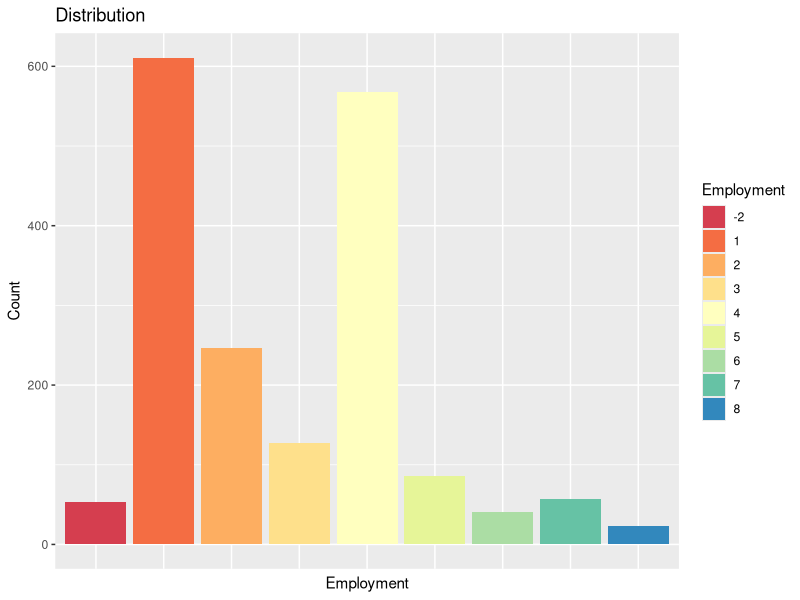
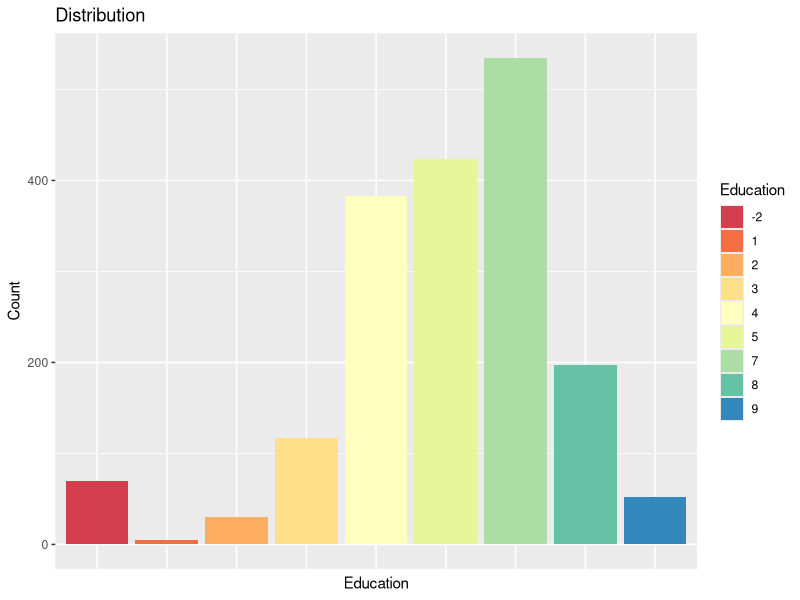
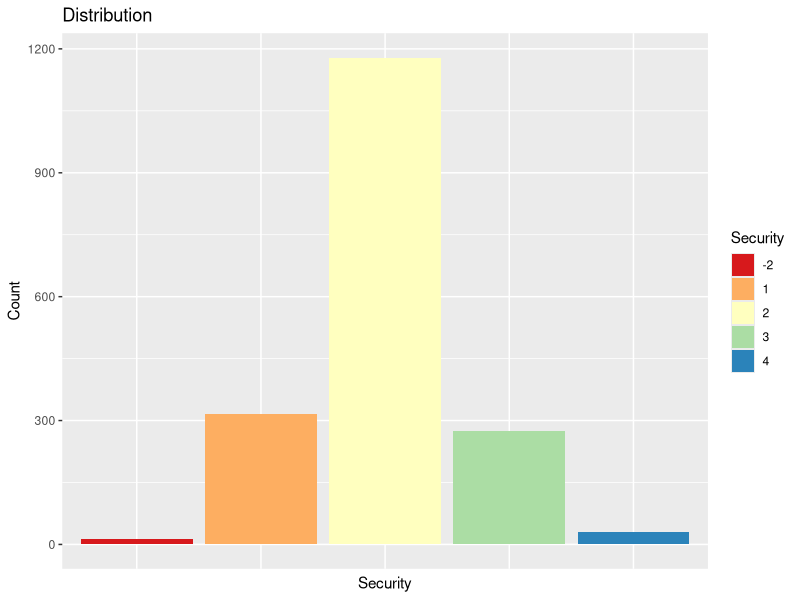
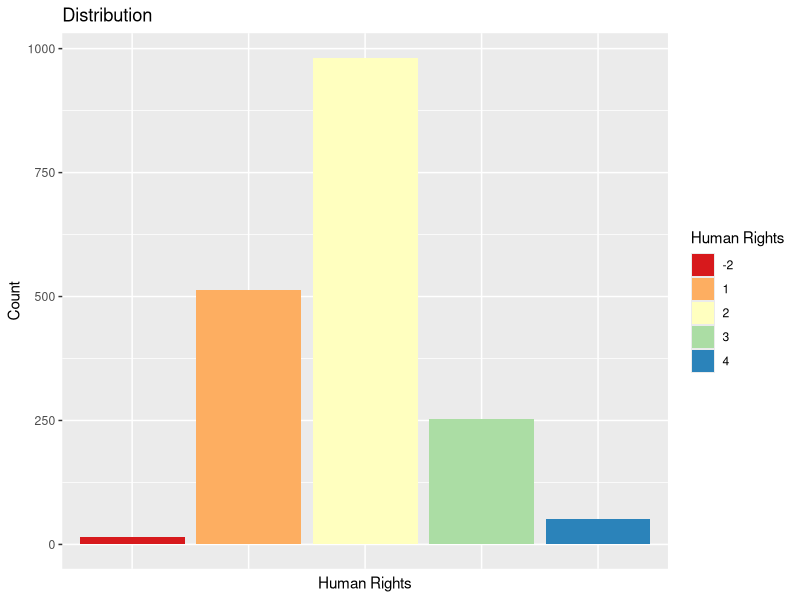
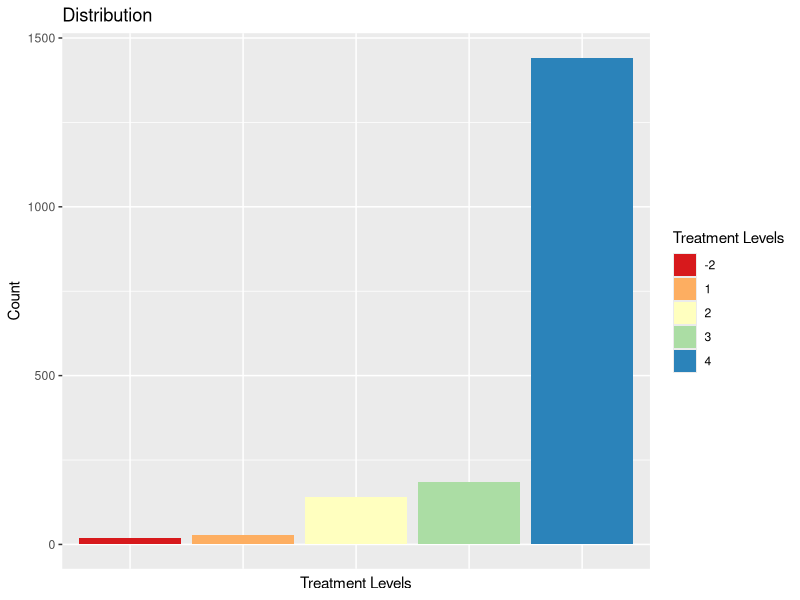
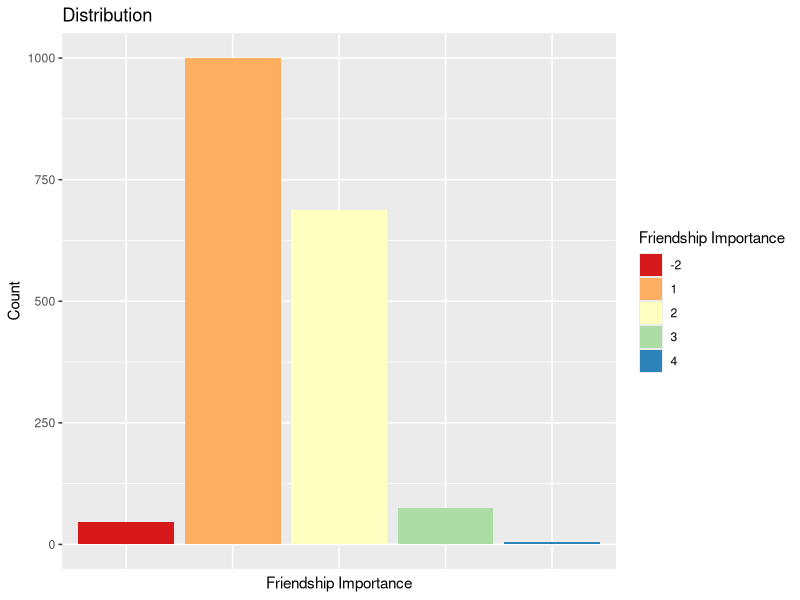
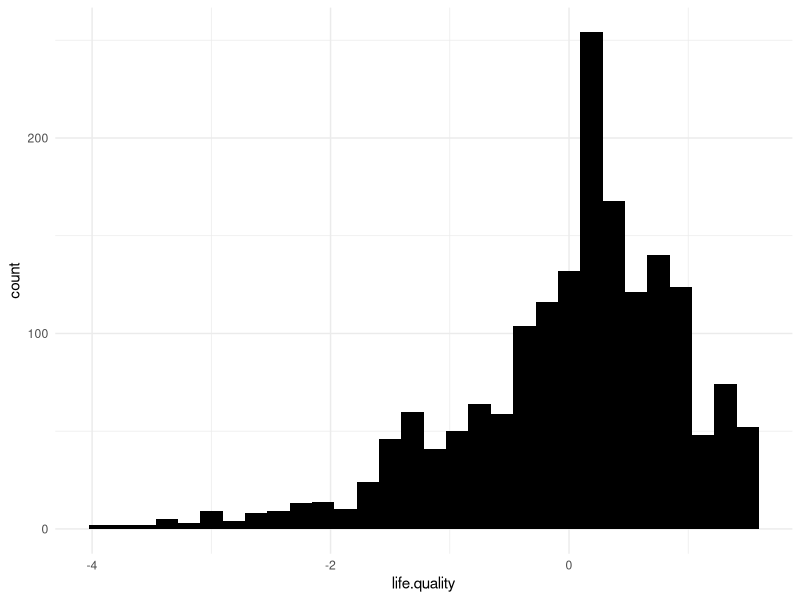
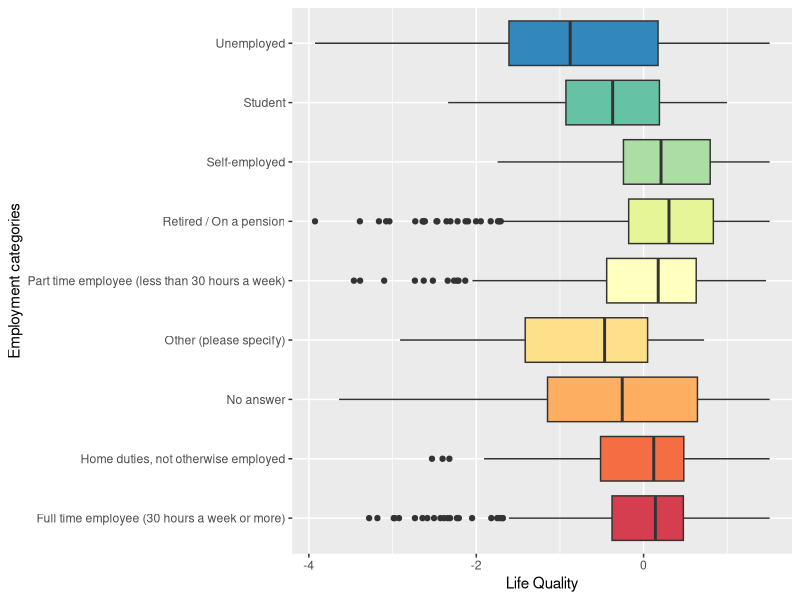

The R script that drew these images, in order:
## ---- chunk 1
knitr::opts_chunk$set(echo = TRUE)
library(readxl)
library(dplyr)
library(ggplot2)
library(psych)
library(tidyr)
library(MASS)
## ---- chunk 2
survey.data <- read.csv("wvs_data.csv")
## ---- chunk 3
glimpse(colnames(survey.data))
## ---- chunk 4
categories = c("Employment", "Education", "Security", "Human Rights", "Treatment Levels",  "Friendship Importance")
questions = c("Q279", "Q275", "Q131", "Q253", "Q53", "Q2")
key = c("V249", "Q275", "V170", "V142", "V190", "V5")

## ---- chunk 5
v249_employment_status <- c(
  "No answer",
  "Full time employee (30 hours a week or more)",
  "Part time employee (less than 30 hours a week)",
  "Self-employed",
  "Retired / On a pension",
  "Home duties, not otherwise employed",
  "Student",
  "Unemployed",
  "Other (please specify)"
)

values.249 = c(-2,1,2,3,4,5,6,7,8)

q275_education = c("No answer",
"No formal education",
"Primary education only",
"Lower secondary education (i.e. Year 9 or less)",
"Upper secondary education (i.e. between Year 10 and Year 12)",
"Post-secondary non-tertiary education (e.g. apprenticeship or certificate)",
"Bachelor or equivalent",
"Master or equivalent",
"Doctoral or equivalent")

values.275 = c(-2,1,2,3,4,5,7,8,9)

v170_how_secure_are_you = c(
"No answer",
"Very secure",
"Quite secure",
"Not very secure",
"Not at all secure"
)

values.170 = c(-2,1,2,3,4)

v142_respect_human_rights = c(
"No answer",
"A great deal of respect",
"Some respect",
"Not much respect",
"No respect at all"
)

values.142 = c(-2,1,2,3,4)


v190_gone_without_medicine = c(
"No answer",
"Often",
"Sometimes",
"Rarely",
"Never"
)

values.190 = c(-2,1,2,3,4)

v5_friends = c(
"No answer",
"Very important",
"Rather important",
"Not very important",
"Not at all important"
)

values.5 = c(-2,1,2,3,4)
## ---- chunk 6
vectors <- list(
  list(
    values = values.249,
    chars = v249_employment_status
  ),
  list(
    values = values.275,
    chars = q275_education
  ),
  list(
    values = values.170,
    chars = v170_how_secure_are_you
  ),
  list(
    values = values.142,
    chars = v142_respect_human_rights
  ),
  list(
    values = values.190,
    chars = v190_gone_without_medicine
  ),
  list(
    values = values.5,
    chars = v5_friends
  )
)

# Combine data into a dataframe
Question.key <- bind_rows(lapply(1:length(categories), function(i) {
  data.frame(
    Categories = rep(categories[i], length(vectors[[i]]$values)),
    Question.Number = rep(questions[i], length(vectors[[i]]$values)),
    Codebook = rep(key[i], length(vectors[[i]]$values)),
    Question.values = vectors[[i]]$values,
    Question.chars = vectors[[i]]$chars
  )
}))

## ---- chunk 7
survey.predictors <- data.frame(
  education = survey.data$Q275,
  employment = survey.data$V249,
  security = survey.data$V170,
  rights = survey.data$V142,
  health = survey.data$V190,
  social = survey.data$V5
)
## ---- chunk 8
summary = describe(survey.predictors)
print(summary)
## ---- chunk 9
# This function creates bar plot for a predictor and fills in the character values for the labels
plot_barplots <- function(column, name, values_fill) {
  ggplot(survey.data, aes(x = factor(!!column), fill = factor(!!column))) +
    geom_bar() +
    labs(title = "Distribution", x = name, fill = name, y = "Count") +
    scale_fill_brewer(palette = "Spectral") +
    theme(axis.text.x = element_blank(), axis.ticks.x = element_blank())
}
# This loop goes through the dataframe and applys the function to create bar plots for each predictor
unique_codebooks <- unique(Question.key$Codebook)
for (codebook in unique_codebooks) {
  subset_data <- filter(Question.key, Codebook == codebook)
  print(plot_barplots(column = sym(codebook), name = unique(subset_data$Categories), values_fill = unique(subset_data$Question.chars)))
}
## ---- chunk 10
survey.data <- survey.data %>%
  mutate(happiness = dplyr::recode(V10, 
                                   '1' = 4,
                                   '2' = 3,
                                   '3' = 2,
                                   '4' = 1, 
                                   '-2' = NULL),
         
         health = dplyr::recode(V11,
                                '1' = 5, 
                                '2' = 4, 
                                '3' = 3,
                                '4' = 2,
                                '5' = 1, 
                                '-2' = NULL),
         
         finances = dplyr::recode(V59, 
                                  '-2' = NULL,
                                  .default = V59),
         satisfaction = dplyr::recode(V23, 
                                  '-2' = NULL,
                                  .default = V23),
         freedom = dplyr::recode(V55, 
                                  '-2' = NULL,
                                  .default = V55))

## ---- chunk 11

fa.fit <- fa(survey.data[,c("happiness",
                         "health",
                         "finances", 
                         "satisfaction",
                         "freedom")], 
             nfactors=1)

survey.data$life.quality <- as.numeric(fa.fit$scores)

## ---- chunk 12

fa.fit
## ---- chunk 13
describe(survey.data$life.quality)
## ---- chunk 14
survey.data = drop_na(survey.data, life.quality)
## ---- chunk 15

ggplot(survey.data, aes(life.quality)) + 
  geom_histogram(fill = 'black') + 
  theme_minimal()

## ---- chunk 16
## creating a new data frame that will store the independant variables we are testing. 
survey.predictors <- data.frame(
  education = survey.data$Q275,
  employment = survey.data$V249,
  security = survey.data$V170,
  rights = survey.data$V142,
  health = survey.data$V190,
  social = survey.data$V5,
  life.qual = survey.data$life.qual
)
## ---- chunk 17
## including the categorical answers

#### Employment Q279: Are you employed now or not? If yes, about how many hours a week do you work? If you have more than one job, please tell us about your main job only. 
survey.predictors$emp_cat <- recode(survey.data$V249, 
                           `-2` = "No answer", 
                           `1` = "Full time employee (30 hours a week or more)", 
                           `2` = "Part time employee (less than 30 hours a week)", 
                           `3` = "Self-employed", 
                           `4` = "Retired / On a pension", 
                           `5` = "Home duties, not otherwise employed", 
                           `6` = "Student", 
                           `7` = "Unemployed", 
                           `8` = "Other (please specify)")

#### Education - Q275: What is your highest educational level that you have attained?
survey.predictors$edu_cat <- recode(survey.data$Q275, 
                           `-2` = "No answer", 
                           `1` = "No formal education", 
                           `2` = "Primary education only", 
                           `3` = "Lower secondary education (i.e. Year 9 or less)", 
                           `4` = "Upper secondary education (i.e. between Year 10 and Year 12)", 
                           `5` = "Post-secondary non-tertiary education (e.g. apprenticeship or certificate)", 
                           `7` = "Bachelor or equivalent", 
                           `8` = "Master or equivalent", 
                           `9` = "Doctoral or equivalent")


#### Security - Q131: how secure do you feel these days?
survey.predictors$secure_cat <- recode(survey.data$V170, 
                           `-2` = "No answer", 
                           `1` = "Very secure", 
                           `2` = "Quite secure", 
                           `3` = "Not very secure", 
                           `4` = "Not at all secure")

#### Human Rights - Q253: How much respect is there for individual human rights nowadays in this country? Do you feel there is…
survey.predictors$rights_cat <- recode(survey.data$V142, 
                           `-2` = "No answer", 
                           `1` = "A great deal of respect", 
                           `2` = "Some respect", 
                           `3` = "Not much respect", 
                           `4` = "No respect at all")

#### Health Levels - Q53: "In the last 12 months, how often have you or your family gone without medicine or medical treatment that you needed?
survey.predictors$health_cat <- recode(survey.data$V190, 
                           `-2` = "No answer", 
                           `1` = "Often", 
                           `2` = "Sometimes", 
                           `3` = "Rarely", 
                           `4` = "Never")

#### Social & Personal Connectivity - Q2. For each of the following, indicate how important it is in your life. How important is… Family, Friends
survey.predictors$social_cat <- recode(survey.data$V5, 
                         `-2` = "No answer", 
                         `1` = "Very important", 
                         `2` = "Rather important", 
                         `3` = "Not very important", 
                         `4` = "Not at all important")
## ---- chunk 18
ggplot(survey.data, aes(x=survey.predictors$life.qual, y=survey.predictors$emp_cat, fill = survey.predictors$emp_cat)) + 
  geom_boxplot() +
  xlab("Life Quality") +
  ylab("Employment categories") +
  scale_fill_brewer(palette = "Spectral") +
  theme(legend.position = "None")
## ---- chunk 19
ggplot(survey.data, aes(x=survey.predictors$life.qual, y=survey.predictors$edu_cat, fill = survey.predictors$edu_cat)) + 
  geom_boxplot() +
  xlab("Life Quality") +
  ylab("Education categories") +
  scale_fill_brewer(palette = "Spectral") +
  theme(legend.position = "None")
## ---- chunk 20
ggplot(survey.data, aes(x=survey.predictors$life.qual, y=survey.predictors$secure_cat, fill = survey.predictors$secure_cat)) + 
  geom_boxplot() +
  xlab("Life Quality") +
  ylab("Security categories") +
  scale_fill_brewer(palette = "Spectral") +
  theme(legend.position = "None")
## ---- chunk 21
ggplot(survey.data, aes(x=survey.predictors$life.qual, y=survey.predictors$rights_cat, fill = survey.predictors$rights_cat)) + 
  geom_boxplot() +
  xlab("Life Quality") +
  ylab("Human Rights categories") +
  scale_fill_brewer(palette = "Spectral") +
  theme(legend.position = "None")
## ---- chunk 22
ggplot(survey.data, aes(x=survey.predictors$life.qual, y=survey.predictors$health_cat, fill = survey.predictors$health_cat)) + 
  geom_boxplot() +
  xlab("Life Quality") +
  ylab("Health Treatment categories") +
  scale_fill_brewer(palette = "Spectral") +
  theme(legend.position = "None")
## ---- chunk 23
ggplot(survey.data, aes(x=survey.predictors$life.qual, y=survey.predictors$social_cat, fill = survey.predictors$social_cat)) + 
  geom_boxplot() +
  xlab("Life Quality") +
  ylab("Friendship categories") +
  scale_fill_brewer(palette = "Spectral") +
  theme(legend.position = "None")
## ---- chunk 24
##Dropping the non answers as this will no help our regression model as it provides no information. 
survey.predictors2 = drop_na(survey.predictors, life.qual)
survey.predictors2 <- survey.predictors2[!(survey.predictors2$education == -2 |
                           survey.predictors2$employment == -2 |
                           survey.predictors2$security == -2 |
                           survey.predictors2$rights == -2 |
                           survey.predictors2$health == -2 |
                            survey.predictors2$social == -2 )  ,]
 

scaled_df <- survey.predictors2 %>%
  mutate(
    scaled_education = scale(education),
    scaled_employment = scale(employment),
    scaled_security = scale(security),
    scaled_rights = scale(rights),
    scaled_health = scale(health) ,
    scaled_social = scale(social) , 
    scaled_life = scale(life.qual)
  )
# Then run the regression model on the new dataframe:
regmodel <- lm(life.qual ~ emp_cat + edu_cat + scaled_security + scaled_rights + scaled_health + scaled_social , data = scaled_df)

# Summarise the regression model
summary(regmodel)
## ---- chunk 25

survey.predictors2$emp_cat = relevel(as.factor(survey.predictors2$emp_cat), ref = "Full time employee (30 hours a week or more)")
survey.predictors2$edu_cat = relevel(as.factor(survey.predictors2$edu_cat), ref = "Bachelor or equivalent")
survey.predictors2$secure_cat = relevel(as.factor(survey.predictors2$secure_cat), ref = "Quite secure")
survey.predictors2$rights_cat = relevel(as.factor(survey.predictors2$rights_cat), ref = "Some respect")
survey.predictors2$health_cat = relevel(as.factor(survey.predictors2$health_cat), ref = "Never")
survey.predictors2$social_cat = relevel(as.factor(survey.predictors2$social_cat), ref = "Very important")
## ---- chunk 26
# Then run the regression model on the new dataframe:
model2 <- lm(life.qual ~ emp_cat + edu_cat + secure_cat + rights_cat + health_cat + social_cat , data = survey.predictors2)

# Summarise the regression model
summary(model2)
## ---- chunk 27
result <- polr(formula = Q56 ~life.quality, data = survey.data %>% mutate(Q56 = factor(Q56, levels = c("2", "3", "1" ))))
result
## ---- chunk 28

life_quality_seq <- seq(min(survey.data$life.quality), max(survey.data$life.quality), length.out = 100)
predicted_probs <- predict(result, data.frame(life.quality = life_quality_seq), type = "probs")
plot(life_quality_seq, predicted_probs[, 1], type = "l", ylim = c(0, 1), xlab = "Life Quality", ylab = "Predicted Probability", col = "blue", lwd = 2, main = "Predicted Probability of Q56")
lines(life_quality_seq, predicted_probs[, 2], type = "l", col = "red", lwd = 2)
lines(life_quality_seq, predicted_probs[, 3], type = "l", col = "green", lwd = 2)
legend("topright", legend = c("Better off", "Worse off", "About the same"), col = c("blue", "red", "green"), lwd = 2)
## ---- chunk 29

alpha(survey.data[,c("happiness",
                         "health",
                         "finances", 
                         "satisfaction",
                         "freedom")])
